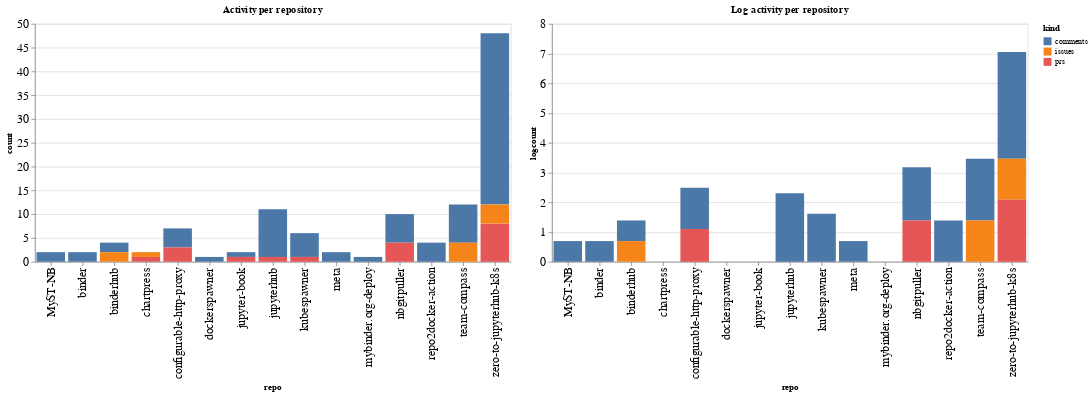

Notebook cell for this chart:
### Code cell
ch1 = alt.Chart(repo_summaries, width=600, title="Activity per repository").mark_bar().encode(
    x='repo',
    y='count',
    color='kind',
    tooltip="kind"
)

ch2 = alt.Chart(repo_summaries, width=600, title="Log activity per repository").mark_bar().encode(
    x='repo',
    y='logcount',
    color='kind',
    tooltip="kind"
)

ch1 | ch2

### Figure 1 — Vega-Lite specification as saved in the notebook (floating-point values rounded to 4 significant figures)
{"config": {"axisLeft": {"labelFontSize": 15}, "axisBottom": {"labelFontSize": 15}}, "hconcat": [{"mark": "bar", "encoding": {"color": {"type": "nominal", "field": "kind"}, "tooltip": {"type": "nominal", "field": "kind"}, "x": {"type": "nominal", "field": "repo"}, "y": {"type": "quantitative", "field": "count"}}, "title": "Activity per repository", "width": 600}, {"mark": "bar", "encoding": {"color": {"type": "nominal", "field": "kind"}, "tooltip": {"type": "nominal", "field": "kind"}, "x": {"type": "nominal", "field": "repo"}, "y": {"type": "quantitative", "field": "logcount"}}, "title": "Log activity per repository", "width": 600}], "data": {"name": "data-6c7529e415b512189b68e5d07adfe73f"}, "$schema": "https://vega.github.io/schema/vega-lite/v4.8.1.json", "datasets": {"data-6c7529e415b512189b68e5d07adfe73f": [{"repo": "MyST-NB", "kind": "comments", "count": 2, "logcount": 0.6931}, {"repo": "binder", "kind": "comments", "count": 2, "logcount": 0.6931}, {"repo": "binderhub", "kind": "comments", "count": 2, "logcount": 0.6931}, {"repo": "binderhub", "kind": "issues", "count": 2, "logcount": 0.6931}, {"repo": "chartpress", "kind": "issues", "count": 1, "logcount": 0.0}, {"repo": "chartpress", "kind": "prs", "count": 1, "logcount": 0.0}, {"repo": "configurable-http-proxy", "kind": "comments", "count": 4, "logcount": 1.386}, {"repo": "configurable-http-proxy", "kind": "prs", "count": 3, "logcount": 1.099}, {"repo": "dockerspawner", "kind": "comments", "count": 1, "logcount": 0.0}, {"repo": "jupyter-book", "kind": "comments", "count": 1, "logcount": 0.0}, {"repo": "jupyter-book", "kind": "prs", "count": 1, "logcount": 0.0}, {"repo": "jupyterhub", "kind": "comments", "count": 10, "logcount": 2.303}, {"repo": "jupyterhub", "kind": "prs", "count": 1, "logcount": 0.0}, {"repo": "kubespawner", "kind": "comments", "count": 5, "logcount": 1.609}, {"repo": "kubespawner", "kind": "prs", "count": 1, "logcount": 0.0}, {"repo": "meta", "kind": "comments", "count": 2, "logcount": 0.6931}, {"repo": "mybinder.org-deploy", "kind": "comments", "count": 1, "logcount": 0.0}, {"repo": "nbgitpuller", "kind": "comments", "count": 6, "logcount": 1.792}, {"repo": "nbgitpuller", "kind": "prs", "count": 4, "logcount": 1.386}, {"repo": "repo2docker-action", "kind": "comments", "count": 4, "logcount": 1.386}, {"repo": "team-compass", "kind": "comments", "count": 8, "logcount": 2.079}, {"repo": "team-compass", "kind": "issues", "count": 4, "logcount": 1.386}, {"repo": "zero-to-jupyterhub-k8s", "kind": "comments", "count": 36, "logcount": 3.584}, {"repo": "zero-to-jupyterhub-k8s", "kind": "issues", "count": 4, "logcount": 1.386}, {"repo": "zero-to-jupyterhub-k8s", "kind": "prs", "count": 8, "logcount": 2.079}]}}
